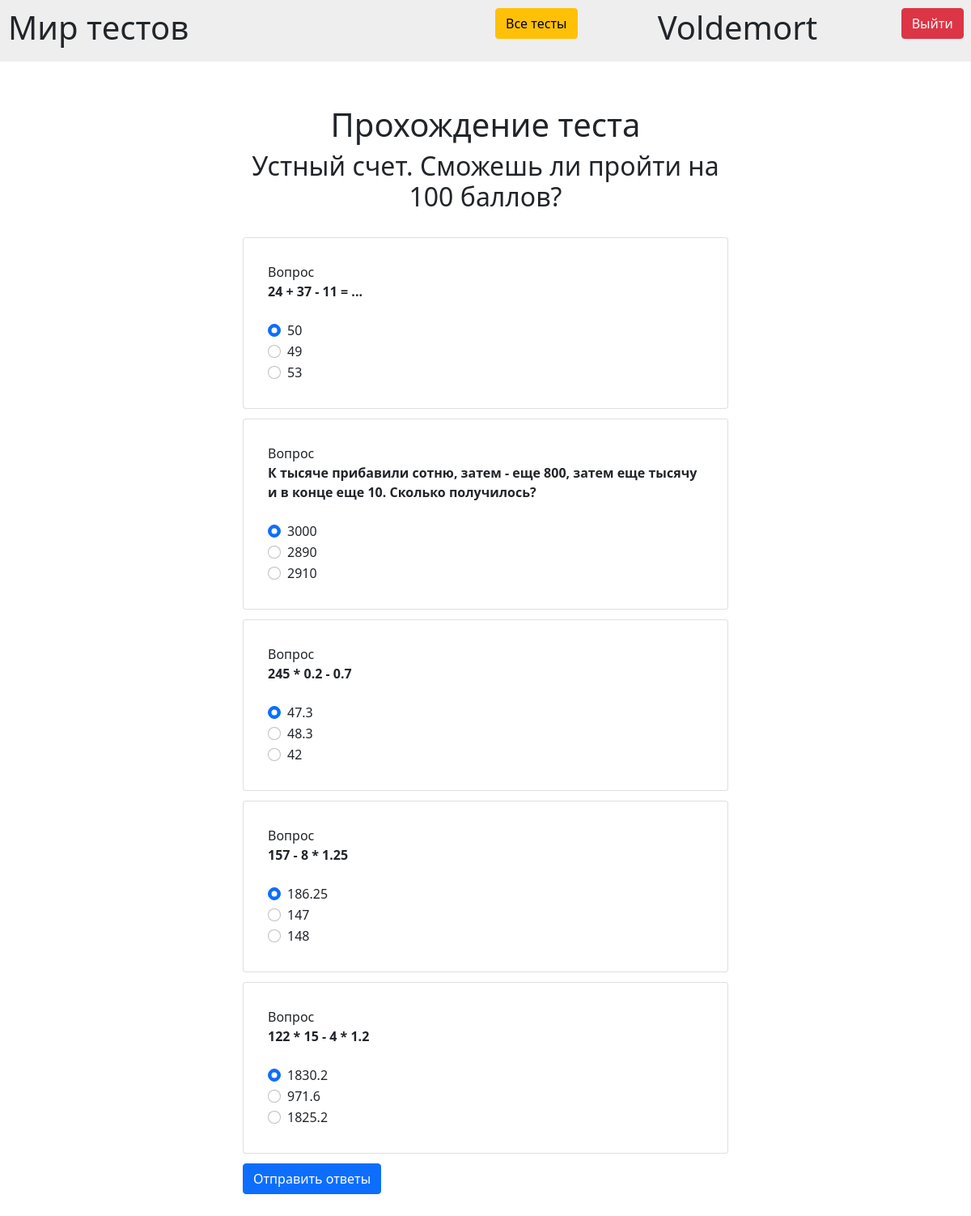
The app's page /dotest/3 (signed in) with its own data.
### data/users.py (models this page shows)
class User(Base):
    __tablename__ = 'users'
    id = sqlalchemy.Column(sqlalchemy.Integer, primary_key=True, autoincrement=True)
    login = sqlalchemy.Column(sqlalchemy.String, unique=True, nullable=False)
    password = sqlalchemy.Column(sqlalchemy.String, unique=True, nullable=False)
    completed_tests = orm.relationship("Result", secondary="Results_of_CompletedTests", backref="users")
    offered_tests = orm.relationship("Test", secondary="OfferedTests", backref="users")

### data/tests.py (models this page shows, shortened)
class Test(Base):
    __tablename__ = 'tests'
    id = sqlalchemy.Column(sqlalchemy.Integer, primary_key=True, autoincrement=True)
    name = sqlalchemy.Column(sqlalchemy.String, unique=False, nullable=False)
    author = sqlalchemy.Column(sqlalchemy.Integer, sqlalchemy.ForeignKey('users.id'))
    content = sqlalchemy.Column(sqlalchemy.String)
    categories = orm.relationship("Category", secondary="Categories_to_Tests", backref="tests")
    with_points = sqlalchemy.Column(sqlalchemy.Boolean, default=0)
    results = sqlalchemy.Column(sqlalchemy.String)
    approved = sqlalchemy.Column(sqlalchemy.Boolean, default=1)
    def to_json(self, test):
        return {'id': test.id, 'name': test.name, 'author': test.author, 'questions': json.loads(test.content),
                'with_points': test.with_points, 'results': test.results, 'approved': test.approved,
                'categories': ', '.join([cat.name for cat in test.categories])}

### data/application_tests.py (the view)
@bp.route("/dotest/<test_id>", methods=['GET', 'POST'])
@login_required
def do_test(test_id):
    if request.method == "POST":
        answers = [str(request.form[ix]).split("||")[1] for ix in request.form]
        result_of_user = checking_results(DataBase().get_test_by_id(id=test_id), answers)
        res_id = DataBase().add_result(test_id, g.user.id, result_of_user)
        return redirect(f"/resulttest/{res_id}")
    return render_template("do_test.html", test=DataBase().get_test_by_id(id=test_id),
                           title="Прохождение теста")

### data/application_user.py (called while the page is built)
def login_required(view):
    @functools.wraps(view)
    def wrapped_view(**kwargs):
        if g.user is None:
            return redirect("/")
        return view(**kwargs)
    return wrapped_view

@bp.before_app_request
def load_logged_in_user():
    user_id = session.get("user_id")
    if user_id is None:
        g.user = None
    else:
        g.user = User.query.filter(User.id == user_id).first()

### database.py (called while the page is built)
    @staticmethod
    def get_test_by_id(id):
        test = Test.query.filter(Test.id == id).first()
        return Test().to_json(test)

### data/templates/do_test.html
{% extends "base.html" %}
{% block content %}
  <div class="text-center" style="padding: 5% 0 0 0">
    <h1>Прохождение теста</h1>
    <h2>{{ test.name }}</h2>
  </div>
  <div style="margin: 5% 0">
  <form class="tasks" method="post">
      {% for question in test['questions'] %}
      <div class="card" style="padding: 5%; margin: 2% 0 0 0">
          Вопрос<br><b>{{ question.question }}</b><br>
          {% for answer in question['answers'] %}
          <div class="form-check">
              <input class="form-check-input" type="radio" name="{{ question['number'] }}"
                     id="{{ question['number'] }}.{{ answer }}"
                     value="{{ question['number'] }}||{{ answer }}"
                     {% if loop.first %} checked {% endif %}>
              <label class="form-check-label" for="{{ question['number'] }}.{{ answer }}">
              {{ answer }}
              </label>
          </div>
          {% endfor %}
      </div>
      {% endfor %}
      <button type="submit" class="btn btn-primary" style="margin: 2% 0 0 0">Отправить ответы</button>
  </form>
  </div>
{% endblock %}

### data/templates/base.html (shortened to what this page needs)
<!DOCTYPE html>
<html lang="en">
<head>
    <link rel="stylesheet"
      href="https://cdn.jsdelivr.net/npm/bootstrap@5.0.0-beta1/dist/css/bootstrap.min.css"
>
</head>
<body>
    <div class="row" style="background: #EEEEEE; padding: 10px;">
        <div class="col-md-6">
            <h1>Мир тестов</h1>
        </div >
        {% if g.user %}
            <div class="col-md-2"><a class="btn btn-warning" href="{{ url_for('tests.all_tests') }}">Все тесты</a></div>
            <div class="col-md-3"><a href="{{ url_for('tests.user_page') }}" class="text-decoration-none text-reset"><h1>
                {{ g.user.login }}</h1></a></div>
            <div class="col-md-1 text-end"><a class="btn btn-danger" href="{{ url_for('user.logout') }}">Выйти</a></div>
        {% else %}
            <div class="col-md-6 text-end"><a class="btn btn-success" href="{{ url_for('user.login') }}">Войти</a></div>
        {% endif %}
    </div>
    <div style="margin: 2% 25%;">
    {% block content %}{% endblock %}
    </div>
</body>
</html>

### records on screen
User: user.login "Voldemort"
Test: name "Устный счет. Сможешь ли пройти на 100 баллов?"

### other values on screen
{{ question.question }} "24 + 37 - 11 = ..." "К тысяче прибавили сотню, затем - еще 800, затем еще тысячу и в конце еще 10. Сколько получилось?" "245 * 0.2 - 0.7" "157 - 8 * 1.25" "122 * 15 - 4 * 1.2"
{{ answer }} "50" "49" "53" "3000" "2890" "2910" "47.3" "48.3" "42" "186.25" "147" "148" "1830.2" "971.6" "1825.2"
